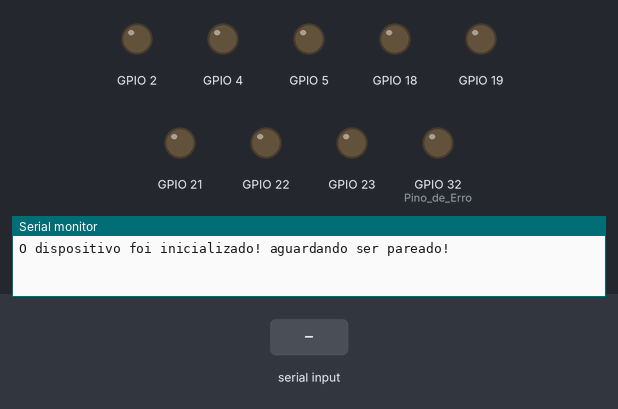
Bench run of a sketch on a simulated ESP32. Shown: output pins drawn as LEDs (lit = HIGH), the last lines printed to the serial monitor. Inputs (shaded band) come from the test bench. Nothing arrives over Bluetooth unless stated.

Above: at 1.2 s.
1.3 s: "ligue a luz da sala" received over the second serial link
At 3.5 s:
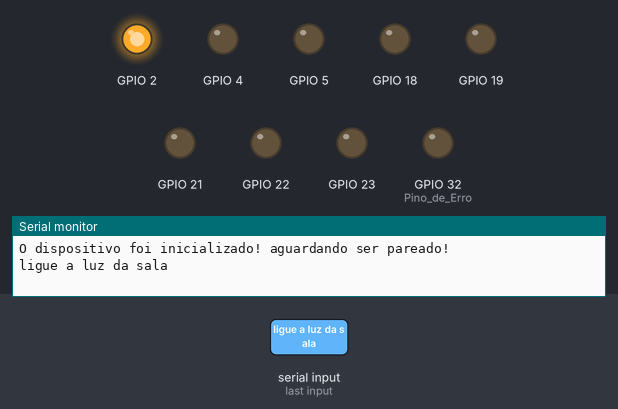
3.8 s: "1" received over the second serial link
At 5.6 s:
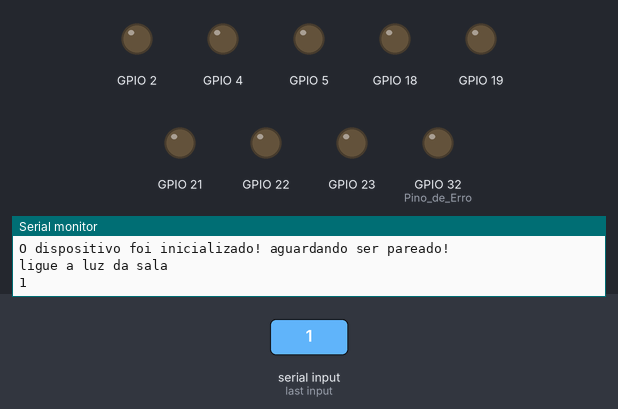
Timing chart, 0 to 7.1 s (numbered marks = the images above; inputs shaded):
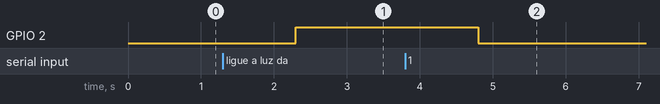

Measured:
- after the input at 1.3 s, GPIO 2: LOW → HIGH after 1.0 s
- after the input at 3.8 s, GPIO 2: HIGH → LOW after 1.0 s

The sketch:

ESP32_COMANDO_DE_VOZ_TAVITO_E_JOAO.ino
```cpp
//https://play.google.com/store/apps/details?id=com.giristudio.hc05.bluetooth.arduino.control (Aplicativo)

//*****************DIRETIVAS DO PRÉ-PROCESSADOR*****************************************************
//includes (arquivos de inclusão) e define (definições)
#include "BluetoothSerial.h"  //biblioteca já intalada do esp32
BluetoothSerial SerialBT;    //criação de um objeto SerialBT

//*****************DECLARAÇÕES GLOBAIS**************************************************************
//declaração de variáveis e funções (subrotinas)

String recebido = "none";            //declaração da variavel qu irá receber o valor via serial
String comando = "none";
//**********************SETUP***********************************************************************
//define condições de trabalhos dos pinos (input/output), velocidade de comunicação e outras funções
void setup()
{
  #if !defined(CONFIG_BT_ENABLED)  || !defined(CONFIG_BLUEDROID_ENABLED)
  #error Bluetooth is not enabled! Please  run `make menuconfig` to and enable it
  #endif

  Serial.begin(115200);        //velocidade da comunicação serial
  SerialBT.begin("ESP32_PCB_777"); //nome do Bluetooth na lista para parear
  Serial.println("O dispositivo foi inicializado! aguardando ser pareado!"); //mensagem

  // COLOCANDO OS PINOS NO MODO SAÍDA

  pinMode(2, OUTPUT);
  pinMode(4, OUTPUT);
  pinMode(5, OUTPUT);
  pinMode(18, OUTPUT);

  pinMode(19, OUTPUT);
  pinMode(21, OUTPUT);
  pinMode(22, OUTPUT);
  pinMode(23, OUTPUT);

  pinMode(32, OUTPUT); // Pino de Erro (comando não reconhecido)

  /*
   *        COMODO      |       COMANDO DE VOZ          |      LED À ACENDER

            SALA                LIGUE A LUZ DA SALA             2
            QUARTO DO OTAVIO    LIGUE A LUZ DO QUARTO DO OTÁVIO 4
            COZINHA             LIGUE A LUZ DA COZINHA          5
            GARAGEM             LIGUE A LUZ DA GARAGEM          18
            BANHEIRO            LIGUE A LUZ DO BANHEIRO         19
            SACADA              LIGUE A LUZ DA SACADA           21
            CORREDOR            LIGUE A LUZ DO CORREDOR         22
            QUARTO DO JOÃO      LIGUE A LUZ DO QUARTO DO JOÃO   23

   */
}

//*********************PROGRAMA PRINCIPAL**********************************************************
void loop()
{
   if (SerialBT.available() > 0)//verifica se chegou algum dado(ou caracter) via serial
     {
         recebido = SerialBT.readString(); //o dado(ou caracter) que chegar será armazenado na variavel recebido
        recebido.toLowerCase();
         Serial.println(recebido);   //*escreve no monitor serial o valor
     }

         if (recebido.equals("ligue a luz da sala")){
      digitalWrite(2,HIGH);
     }

    else if(recebido.equals("desligue a luz da sala")){
      digitalWrite(2,LOW);
    }

    else if(recebido.equals("ligue a luz do quarto do otávio")){
      digitalWrite(4,HIGH);
    }

    else if(recebido.equals("desligue a luz do quarto do otávio")){
      digitalWrite(4,LOW);
    }

    else if(recebido.equals("ligue a luz da cozinha")){
      digitalWrite(5,HIGH);
    }

    else if(recebido.equals("desligue a luz da cozinha")){
      digitalWrite(5,LOW);
    }

    else if(recebido.equals("ligue a luz da garagem")){
      digitalWrite(18,HIGH);
    }

    else if(recebido.equals("desligue a luz da garagem")){
      digitalWrite(18,LOW);
    }

    else if(recebido.equals("ligue a luz do banheiro")){
      digitalWrite(19,HIGH);
    }

    else if(recebido.equals("desligue a luz do banheiro")){
      digitalWrite(19,LOW);
    }

    else if(recebido.equals("ligue a luz da sacada")){
      digitalWrite(21,HIGH);
    }

    else if(recebido.equals("desligue a luz da sacada")){
      digitalWrite(21,LOW);
    }

    else if(recebido.equals("ligue a luz do corredor")){
      digitalWrite(22,HIGH);
    }

    else if(recebido.equals("desligue a luz do corredor")){
      digitalWrite(22,LOW);
    }

    else if(recebido.equals("ligue a luz do quarto do joão")){
      digitalWrite(23,HIGH);
    }

    else if(recebido.equals("desligue a luz do quarto do joão")){
      digitalWrite(23,LOW);
    }

    else{
      digitalWrite(2,LOW);
      digitalWrite(4,LOW);
      digitalWrite(5,LOW);
      digitalWrite(18,LOW);
      digitalWrite(19,LOW);
      digitalWrite(21,LOW);
      digitalWrite(22,LOW);
      digitalWrite(23,LOW);

    }

}
```
